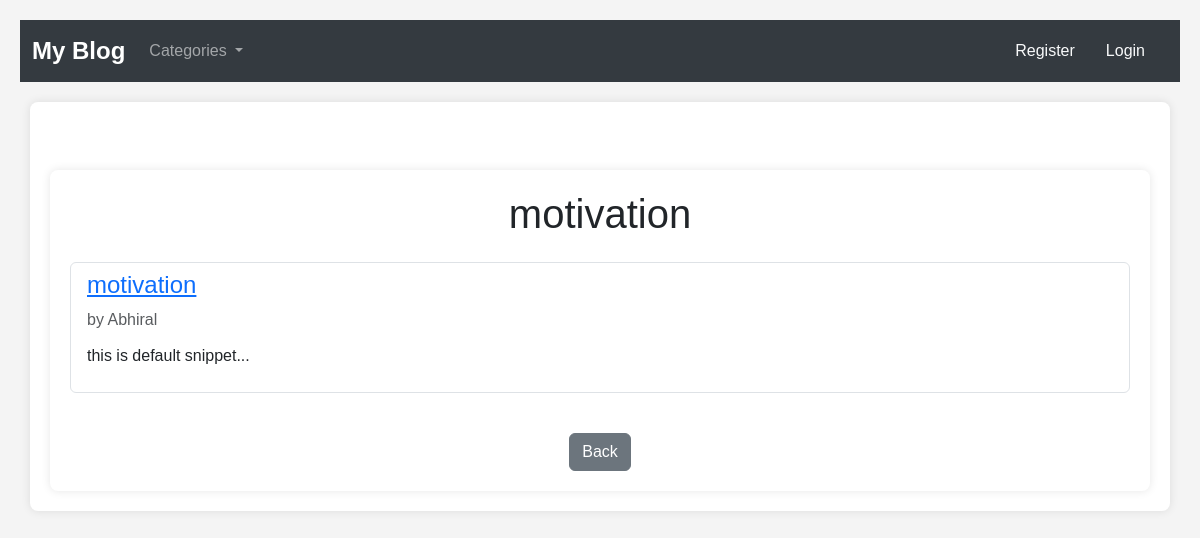
The page /category/motivation on the database its author committed.
### theblog/models.py (models this page shows, shortened)
class Post(models.Model):
    title = models.CharField(max_length=255)
    header_image = models.ImageField(null=True,blank=True,upload_to="images/")
    author = models.ForeignKey(User, on_delete=models.CASCADE)
    category = models.CharField(max_length=255,default="defaut category")
    body = RichTextField(blank=True,null=True)
    snippet = models.CharField(max_length=255,default="this is default snippet")
    post_date = models.DateTimeField(auto_now_add=True)
    likes = models.ManyToManyField(User,related_name='blog_posts')

### theblog/views.py (the view)
# urls.py: path('category/<str:cat>',CategoryView,name ="category"),
def CategoryView(request,cat):
    category_post = Post.objects.filter(category=cat.replace('-',' '))
    cat_menu = Category.objects.all()
    return render(request,'categories.html',{'cat':cat.replace('-',' '),'category_post':category_post,'cat_menu':cat_menu})

### theblog/models.py (called while the page is built)
    def __str__(self):
        return self.name

### theblog/templates/categories.html (shortened to what this page needs)
{% extends "base.html" %}
{% block content %}
<div class="container mt-5">
    {% if category_post %}
    <h1 class="text-center mb-4">{{ cat }}</h1>
    <ul class="list-group">
        {% for post in category_post %}
        <li class="list-group-item mb-3">
            <div class="d-flex justify-content-between align-items-center">
                <div>
                    <h4>
                        <a href="{% url 'article-detail' post.pk %}" class="text-primary">{{ post.title }}</a>
                    </h4>
                    <p class="mb-1">
                        <span class="text-muted">by {{ post.author.username }}</span>
                    </p>
                </div>
            </div>
            <p class="mt-2">{{ post.snippet }}...</p>
        </li>
        {% endfor %}
    </ul>
    {% else %}
    <h3 class="text-center text-danger">This page does not exist</h3>
    {% endif %}
    <div class="text-center mt-4">
        <a href="{% url 'home' %}" class="btn btn-secondary">Back</a>
    </div>
</div>
{% endblock content %}

### theblog/templates/base.html (style rules this page uses)
body { padding: 20px; font-family: Arial, sans-serif; background-color: #f4f4f4; margin: 0; }
.container { margin-top: 20px; background-color: white; padding: 20px; border-radius: 8px; box-shadow: 0 0 10px rgba(0, 0, 0, 0.1); }

### rows shown on the page
Post: title "motivation", author.username "Abhiral", snippet "this is default snippet"

### other values the page prints
{{ cat }} "motivation"
